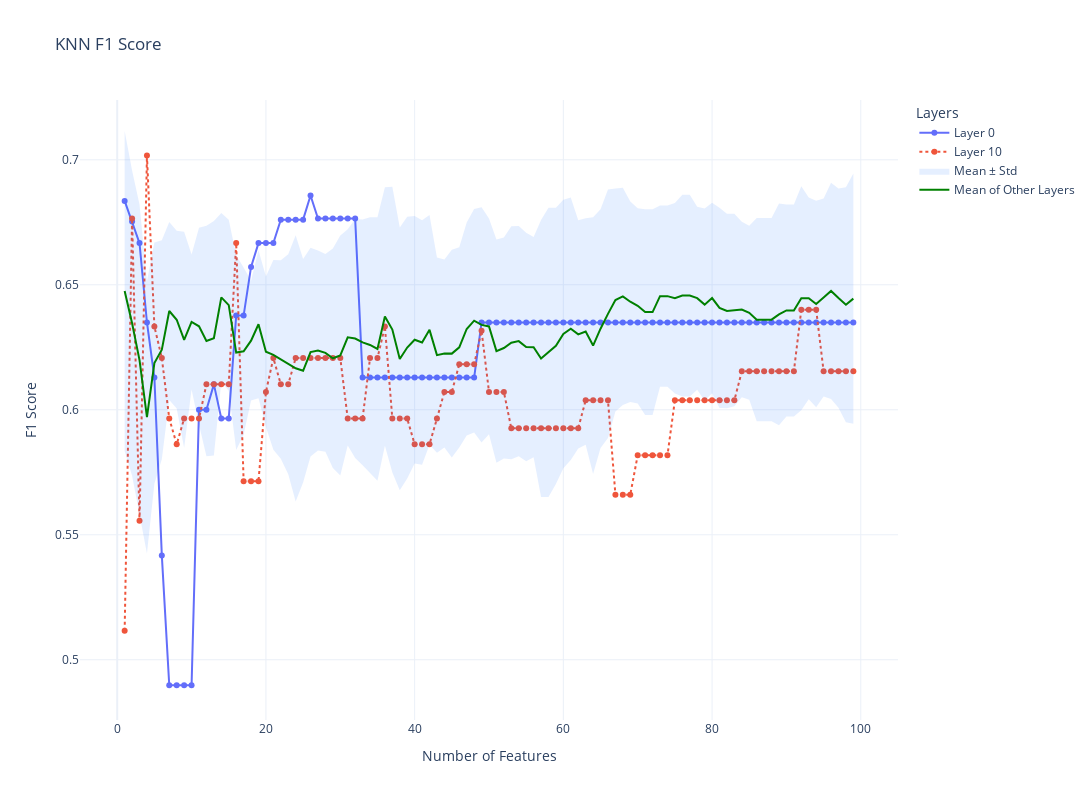

Write notebook code for a chart like this one.
### Code cell
plot_decision_tree_f1(knn_results, selected_layers=[0, 10], title="KNN F1 Score")
